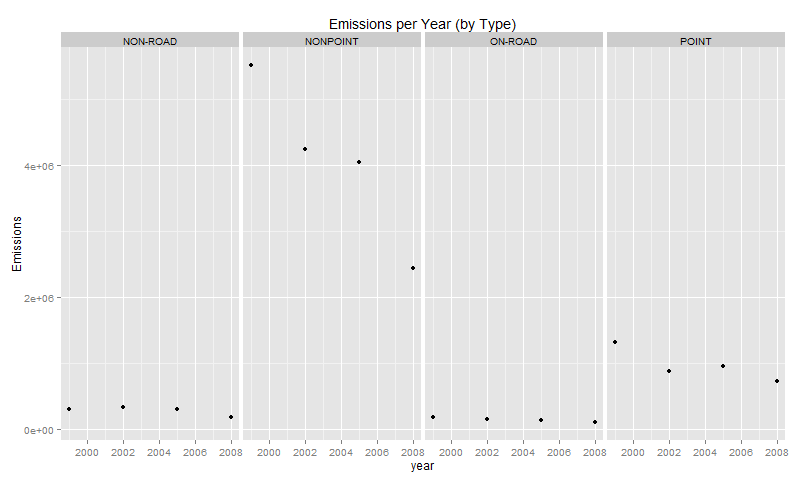

Source code (R):
## Objective:
##
##  Of the four types of sources indicated by the type 
## (point, nonpoint, onroad, nonroad) variable, which of these 
## four sources have seen decreases in emissions from 1999–2008 
## for Baltimore City? Which have seen increases in emissions 
## from 1999–2008? 
##
## Use the ggplot2 plotting system to make a plot answer this question.
##
plot3 <- function() {
  
  #generate or retrieve table with plot data
  plotTable <- getPlotData()
  
  #plot with ggplot
  library(ggplot2)
  plot <- qplot(year, Emissions, data=plot3data
                , main="Emissions per Year (by Type)"
                , geom=c("point"), facets=.~type)
  print(plot)
}

getPlotData <- function() {
  if (exists("plot3data") ) {
    print("loading cached data")
    plot3data
  }
  else loadPlotData()
}

##
## loads/generates the plot data from scratch
##
loadPlotData <- function() {  
  #
  # data set is only loaded 
  # if flag from script is not present
  #
  if (!exists("project.data.access")) {
    print("loading datasets");
    source('project.datasets.r');  
  }
  
  
  print("caluclating plot data");
  
  # filter data set to values for plot
  indexes <- which(summaries()$year %in% c(1999,2002,2005,2008))
  filtered <- summaries()[indexes,]

  #transform to aggregate table
  r <- aggregate( c(filtered$Emissions)
                  , by=list(  year=filtered$year
                           , type=filtered$type
                           )
                  , FUN=sum
                )
  
  #update aggregate table columns
  colnames(r)[3] <- "Emissions"
  
  #store data in global cache for faster script reuse
  plot3data <<- r
  
  r
}

##
## Calls plot3() in a png graphics device
##
plot3png <- function() {
  png('plot3.png', 800,480)
  plot3();
  dev.off();
}

## live graph the plot when script is loaded
plot3()